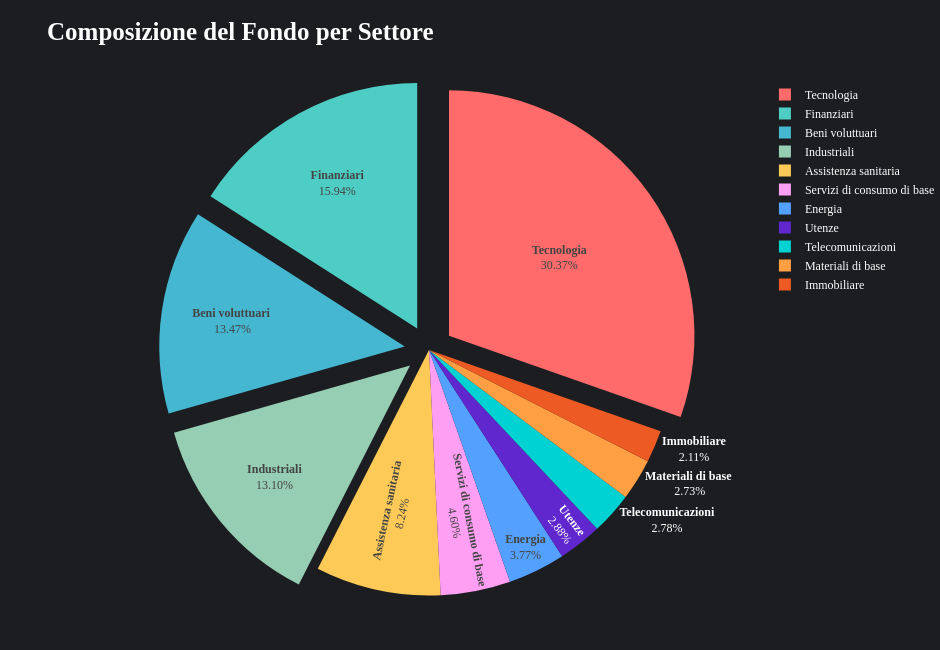

The notebook cell this image was saved under:
### Markdown cell above
<h3 style="color:darkblue; font-family:'Avenir'; font-weight:bold;">
    Piechart composizione geografica - Risultati
</h3>
<h4 style="font-family:'Avenir'">
    <ul style="font-family:'Avenir'; margin-top:0; padding-left:20px;">
        <li>Forte concentrazione negli Stati Uniti (>63%).</li>
        <li>Europa in seconda posizione con più del 14% di concentrazione.</li>
        <li>Mercati Emergenti che toccano quasi un 10% di concetrazione.</li>
        <li>Zona del Pacifico con il 9% di contribuito, sostenuto dal Giappone con il 50% nel Pacifico.</li>
    </ul>
</h4>

### Code cell
import pandas as pd
import plotly.express as px

# Read CSV
df = pd.read_csv('Data/VWRL_settori.csv')

# Clean data
df['Fondo'] = df['Fondo'].str.replace('%', '').str.replace(',', '.').astype(float)

# Delete last row "Totale"
df = df[df['Settore'] != 'Totale']

# Filter rows > 0
df_filtered = df[df['Fondo'] > 0].copy()

# Define color palette
colors = [
    '#FF6B6B', '#4ECDC4', '#45B7D1', '#96CEB4', '#FECA57',
    '#FF9FF3', '#54A0FF', '#5F27CD', '#00D2D3', '#FF9F43',
    '#EE5A24', '#C44569'
]

# Create pie chart
fig = px.pie(
    df_filtered,
    values='Fondo',
    names='Settore',
    title='<b>Composizione del Fondo per Settore</b>',
    color_discrete_sequence=colors
)

# Apply dark template
fig.update_layout(
    template='plotly_dark',
    paper_bgcolor="#1C1D20",
    plot_bgcolor="#1C1D20",
    title_font=dict(size=25, color='white'),
    font=dict(
        color='white',
        family="'Avenir'",
    ),
    margin=dict(t=80, l=0, r=0, b=0),
    height=650,
    width=940,
    showlegend=True
)

# Format labels
fig.update_traces(
    texttemplate='<b>%{label}</b><br>%{percent:.2%}',
    textinfo='text',
    hovertemplate='<b>%{label}</b><br>' +
                  'Percentuale: %{percent:.2%}<br>' +
                  'Valore: %{value:.2f}%<extra></extra>',
    pull=[
        0.1 if fondo > 10 else 0 for fondo in df_filtered['Fondo']
    ]
)

fig.update_layout(
    annotations=[
        dict(
            x=.05, y=-0.1,
            xref='paper', yref='paper',
            text='Fonte: www.it.vanguard',
            showarrow=False,
            font=dict(size=12, color='rgba(255,255,255,0.7)'),
            xanchor='right',
            bordercolor="rgba(255, 255, 255, 0.7)",
            borderwidth=1,
            borderpad=4
        )
    ],
)

# Show graph
fig.show()

### Figure 1 — Plotly figure (JSON) as saved in the notebook; plotly's stock layout.template omitted (floating-point values rounded to 4 significant figures)
{"data": [{"domain": {"x": [0, 1], "y": [0, 1]}, "hovertemplate": "<b>%{label}</b><br>Percentuale: %{percent:.2%}<br>Valore: %{value:.2f}%<extra></extra>", "labels": ["Tecnologia", "Finanziari", "Beni voluttuari ", "Industriali", "Assistenza sanitaria", "Servizi di consumo di base", "Energia", "Utenze", "Telecomunicazioni", "Materiali di base ", "Immobiliare"], "legendgroup": "", "name": "", "pull": [0.1, 0.1, 0.1, 0.1, 0, 0, 0, 0, 0, 0, 0], "showlegend": true, "textinfo": "text", "texttemplate": "<b>%{label}</b><br>%{percent:.2%}", "type": "pie", "values": [30.37, 15.94, 13.47, 13.1, 8.24, 4.6, 3.77, 2.88, 2.78, 2.73, 2.11]}], "layout": {"annotations": [{"bordercolor": "rgba(255, 255, 255, 0.7)", "borderpad": 4, "borderwidth": 1, "font": {"color": "rgba(255,255,255,0.7)", "size": 12}, "showarrow": false, "text": "Fonte: www.it.vanguard", "x": 0.05, "xanchor": "right", "xref": "paper", "y": -0.1, "yref": "paper"}], "font": {"color": "white", "family": "'Avenir'"}, "height": 650, "legend": {"tracegroupgap": 0}, "margin": {"b": 0, "l": 0, "r": 0, "t": 80}, "paper_bgcolor": "#1C1D20", "piecolorway": ["#FF6B6B", "#4ECDC4", "#45B7D1", "#96CEB4", "#FECA57", "#FF9FF3", "#54A0FF", "#5F27CD", "#00D2D3", "#FF9F43", "#EE5A24", "#C44569"], "plot_bgcolor": "#1C1D20", "showlegend": true, "title": {"font": {"color": "white", "size": 25}, "text": "<b>Composizione del Fondo per Settore</b>"}, "width": 940}}
